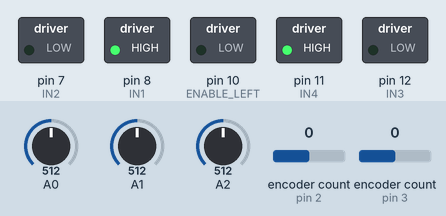
This sketch was run on a simulated Arduino Uno, built with avr-gcc and run on an emulated ATmega328P. On the bench: switched loads named in the sketch (green lamp = pin HIGH). The test bench sets the inputs (shaded band); at power-on: A0 = 512, A2 = 512, A1 = 512, encoder count (sensors on pin 2, pin 3) 0. Pins used as bus, display or sensor lines are not drawn.

Above: at 1.2 s.
1.3 s: A0 set to 411
4.3 s: A0 set to 389
At 4.7 s:
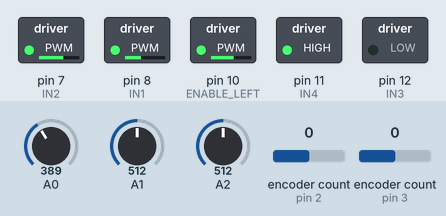
5.8 s: A2 set to 469
7.3 s: A2 set to 434
At 8.2 s:
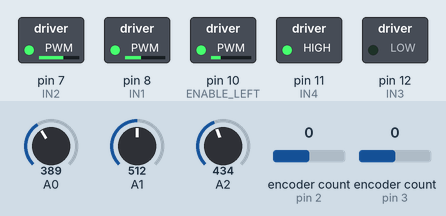
8.8 s: A1 set to 418
10.3 s: A1 set to 387
At 11.7 s:
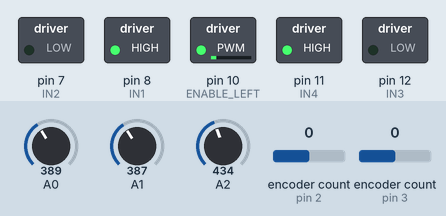
Timing chart, 0 to 12.8 s (numbered marks = the images above; inputs shaded):
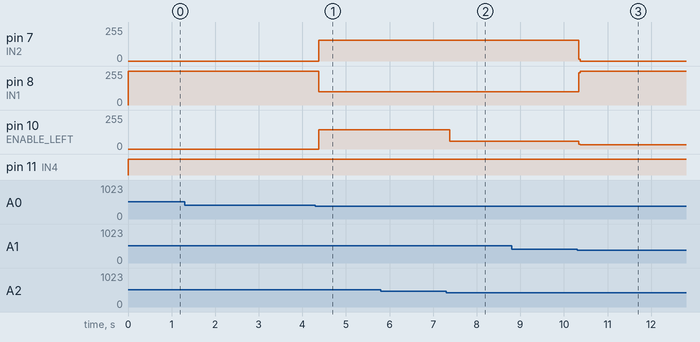

The sketch:

CLASS_BASED_2.0.ino
```cpp
#include"Car.h"

Car car; // declared globally as it works

void setup() {
  // put your setup code here, to run once:
  Serial.begin(9600);
  // car setup to setup the pins and PID values
  car.carSetup();
}

void loop() {
  // put your main code here, to run repeatedly:

  car.runController();
}
```

Car.cpp
```cpp
#include"Car.h"


// handles the setup for the robot and their seperate components, this method is used in setup function in the main arduino file
void Car::carSetup() {
  // sensors constructor
  Sensors(leftIR, frontIR, rightIR);

  motors.pinSetup();

  // set PID values first as set tunings is inside the setPID method
  setPIDValues(2, 0, 0.02);
  setPID();
}

// call methods from the PID library to set the tunings and the output limits to ensure the PID controllers work
void Car::setPID() {

  leftWallPID.SetMode(AUTOMATIC);
  rightWallPID.SetMode(AUTOMATIC);


  leftWallPID.SetTunings(kp, ki, kd);
  rightWallPID.SetTunings(kp, ki, kd);


  leftWallPID.SetOutputLimits(-200, 200);
  rightWallPID.SetOutputLimits(-200, 200);

}

// setter function so the K values can be set and adjusted easily
// kd represents the proportional gain, ki represents the integral and kd represents the derivative
void Car::setPIDValues(int _kp, int _ki, int _kd) {
  kp = _kp;
  ki = _ki;
  kd = _kd;
}


// this method uses the left IR sensor as the left wall PID input which is then used to directly control the motors
// based on the setpoint which is the ideal distance the robot should be from the wall
void Car::leftWallFollow() {
  leftWallInput = sensors->readSensor(leftIR);
  leftWallSetpoint = 400;
  // boolean condition which is used with the right IR sensor to check if there is no more space to move
  bool frontLeft = sensors->readSensor(frontIR) > 400  && sensors->readSensor(leftIR) > 400;

  // PID library method handles the calculations for the PID controller which is then used to directly control the motors
  // the output is calculated which would be subtracted/added to the motor speeds
  leftWallPID.Compute();

  // speeds/slows motors based on distance from the wall
  double newLSpeed = 100 + leftWallOutput;
  double newRSpeed = 100 - leftWallOutput;

  // the new speed is then used to accelerate based on distance and the output values
  motors.forward(newLSpeed, newRSpeed);

  // checks if robot cannot go anywhere, if true, the robot should stop
  if(frontLeft && sensors->readSensor(rightIR) > 400) {
    motors.stop();
    delay(100);
  }

  // since the robot is already following the left wall, this check is used to ensure head-on collisions don't occur
  if(sensors->readSensor(frontIR) > 400) {
    // stop method is used to help control turning (IT WORKS DONT REMOVE)
    motors.stop();
    motors.rightTurn();

  }
}

// this method is the same as left wall controller, except it follows the right wall and handles the PID calculations based on the
// robot's distance from the right wall.
void Car::rightWallFollow() {
  rightWallInput = sensors->readSensor(rightIR);
  rightWallSetpoint = 400;
  bool frontLeft = sensors->readSensor(frontIR) > 400  && sensors->readSensor(leftIR) > 400;
  rightWallPID.Compute();

  // this is inverted to enable the robot's correction when veering away from the distance setpoint
  double newLSpeed = 100 - rightWallOutput;
  double newRSpeed = 100 + rightWallOutput;

  motors.forward(newLSpeed, newRSpeed);

  if(frontLeft && sensors->readSensor(rightIR) > 400) {
    motors.stop();
    delay(100);
  }

  if(sensors->readSensor(frontIR) > 400) {
    motors.stop();
    motors.leftTurn();

  }
}

// this method uses both PID controllers based on the closest wall
// if the left wall is closer, then the left wall PID controller is used and the robot follows the left wall
// if the right wall is closer, then the right wall PID controller is used and the robot follows the right wall
void Car::bothWallFollow() {
  if(sensors->readSensor(leftIR) > sensors->readSensor(rightIR)) {
    leftWallFollow();
  }
  if(sensors->readSensor(leftIR) < sensors->readSensor(rightIR)) {
    rightWallFollow();
  }

}

// this handles function handles which PID controller to use
// uncomment one and leave the other two commented to run selected PID controlled movement methods
void Car::controllerConfig() {


  leftWallFollow();
//  rightWallFollow();
//  BothWallFollow();

}

// runs the controller configuration, this method is used in the main loop
void Car::runController() {
  controllerConfig();

}
```

Car.h
```cpp
#include"Arduino.h"
#include"Sensors.h"
#include"motors.h"
#include <PID_v1.h>

// this class brings the motors and sensors together.
class Car {
public:
  // car constructor constructs the PID controller components
  Car():leftWallPID(&leftWallInput, &leftWallOutput, &leftWallSetpoint, kp, ki, kd, DIRECT),
        rightWallPID(&rightWallInput, &rightWallOutput, &rightWallSetpoint, kp, ki, kd, DIRECT) {}

  void carSetup();
  void setPID();
  void controllerConfig();
  void runController();
  void setPIDValues(int _kp, int _ki, int _kd);
  void leftWallFollow();
  void rightWallFollow();
  void bothWallFollow();
private:
  // pointer to the sensors class to ensure the sensors work with this class
  Sensors* sensors;
  // motors class is essential as this determines the robot's movement
  Motors motors;

  double kp, ki, kd;

  PID leftWallPID;
  PID rightWallPID;

  double leftWallSetpoint, rightWallSetpoint; // desired value
  double leftWallInput,rightWallInput; // actual value
  double leftWallOutput, rightWallOutput; // what to change it by

  // these variables are used with the sensor pointer to get data from the specified IR sensors
  int leftIR  = 2;
  int frontIR = 1;
  int rightIR = 0;

};
```

Encoders.cpp
```cpp
#include"Encoders.h"


// gets the ticks per second based on time interval and wheel position based on rotation
long Encoders::getTicksPerSec(Encoder enc) {

  long currentTime = millis();
  float newTime = (float)(currentTime - prevTime) / 1000;
  Serial.print("Old Position");
  Serial.println(oldPosition);
  // forward is negative, backward is positive
  long newPosition = enc.read();
  double ticksPerSec = (double)(newPosition - oldPosition) / newTime;
  ticksPerSec *= -1;
  Serial.print("TICKS PER SECOND: ");

  oldPosition = newPosition;
  prevTime = currentTime;

  enc.write(0);
  return newPosition;
}
```

Encoders.h
```cpp
#include"Arduino.h"
#include <Encoder.h>

// this class handles the encoders which are attached to the motors to measure wheel rotations which in turn can be used to
// get an accurate reading of distance traveled and speed
class Encoders {
public:

  long getTicksPerSec(Encoder enc);
private:
  long ticksPerSec;
  long oldPosition  = -999;
  long timeInterval = 1000;
  long prevTime = 0;

};
```

Motors.cpp
```cpp
#include"Motors.h"
#define ENABLE_LEFT 10
#define ENABLE_RIGHT 9

#define IN1 8
#define IN2 7
#define IN3 12
#define IN4 11

// encoder constructors from an encoder library are used because the library doesnt like the constructors in the encoder class and source files.
Encoder leftEncoder(2, 4);
Encoder rightEncoder(3, 5);

// motor pin setup to ensure the motors can move and perform their specific roles
void Motors::pinSetup() {
  pinMode(IN1, OUTPUT);
  pinMode(IN2, OUTPUT);
  pinMode(IN3, OUTPUT);
  pinMode(IN4, OUTPUT);
}

// this method handles the forward acceleration of the robot.
// Speed values are passed as parameters so the corrected speeds based on PID calculations can be used
void Motors::forward(int leftMotorSpeed, int rightMotorSpeed) {
  analogWrite(ENABLE_LEFT, leftMotorSpeed);
  analogWrite(ENABLE_RIGHT, rightMotorSpeed);
  digitalWrite(IN1, HIGH);
  digitalWrite(IN2, LOW);
  digitalWrite(IN3, LOW);
  digitalWrite(IN4, HIGH);
}


// one motor is reversed while the other is accelerated to turn the robot
void Motors::leftTurn() {
  analogWrite(ENABLE_LEFT, -80);
  analogWrite(ENABLE_RIGHT, 80);
  digitalWrite(IN1, HIGH);
  digitalWrite(IN2, LOW);
  digitalWrite(IN3, HIGH);
  digitalWrite(IN4, LOW);
}


void Motors::rightTurn() {
  analogWrite(ENABLE_LEFT, 80);
  analogWrite(ENABLE_RIGHT, -80);
  digitalWrite(IN1, LOW);
  digitalWrite(IN2, HIGH);
  digitalWrite(IN3, LOW);
  digitalWrite(IN4, HIGH);
}

// stops the motors (useful for debugging)
void Motors::stop() {
  digitalWrite(ENABLE_LEFT, LOW);
  digitalWrite(ENABLE_RIGHT, LOW);
}

// uses the created encoder class get the ticks per second based on wheel rotations
long Motors::returnLeftTicks() {
  return encoders->getTicksPerSec(leftEncoder);
}

long Motors::returnRightTicks() {
  return encoders->getTicksPerSec(rightEncoder);
}
```

Motors.h
```cpp
#include"Arduino.h"
#include"Encoders.h"
#include<Encoder.h>

class Motors {
public:
  void forward(int leftMotorSpeed, int rightMotorSpeed);
  void leftTurn();
  void rightTurn();
  void stop();
  void pinSetup();
  long returnLeftTicks();
  long returnRightTicks();
private:
  int ENABLE_LEFT;
  int ENABLE_RIGHT;
  Encoders* encoders; // encoder pointer used as encoder has a composite relationship with the motors class
  int IN1;
  int IN2;
  int IN3;
  int IN4;
};
```

Sensors.cpp
```cpp
#include"Sensors.h"

// the constructor allocates the pin parameters to the variables declared in the sensors class to set the pins
Sensors::Sensors(int _leftPin,int _frontPin,int _rightPin) {
   LEFTPIN    = _leftPin;
   FRONTPIN   = _frontPin;
   RIGHTPIN   = _rightPin;
}

// returns a distance reading. since the IR sensor is light based, the closer an object, the higher the distance
double Sensors::readSensor(int pin) {
  return analogRead(pin);
}
```

Sensors.h
```cpp
#include"Arduino.h"
class Sensors {
public:
  // constructor to set up pins and read sensor method for IR sensor data stream
  Sensors(int leftPin,int frontPin,int rightPin);

  double readSensor(int pin);
private:
  int LEFTPIN;
  int FRONTPIN;
  int RIGHTPIN;
};
```

Measured:
- the behaviour switches between 401 and 400 on A0 (found by bisection; images 0 and 1)
- the behaviour switches between 451 and 450 on A2 (found by bisection; images 1 and 2)
- the behaviour switches between 401 and 400 on A1 (found by bisection; images 2 and 3)
- after the input at 4.3 s, pin 7 (IN2): 0/255 → 155/255 after 0.08 s; pin 8 (IN1): 255/255 → 100/255 after 0.08 s; pin 10 (ENABLE_LEFT): 0/255 → 143/255 after 0.08 s
- after the input at 5.8 s, every drawn part: stays the same
- after the input at 7.3 s, pin 10 (ENABLE_LEFT): 143/255 → 60/255 after 0.08 s
- after the input at 8.8 s, every drawn part: stays the same
- after the input at 10.3 s, pin 7 (IN2): 155/255 → 0/255 at once; pin 8 (IN1): 100/255 → 255/255 at once; pin 10 (ENABLE_LEFT): 60/255 → 32/255 at once
